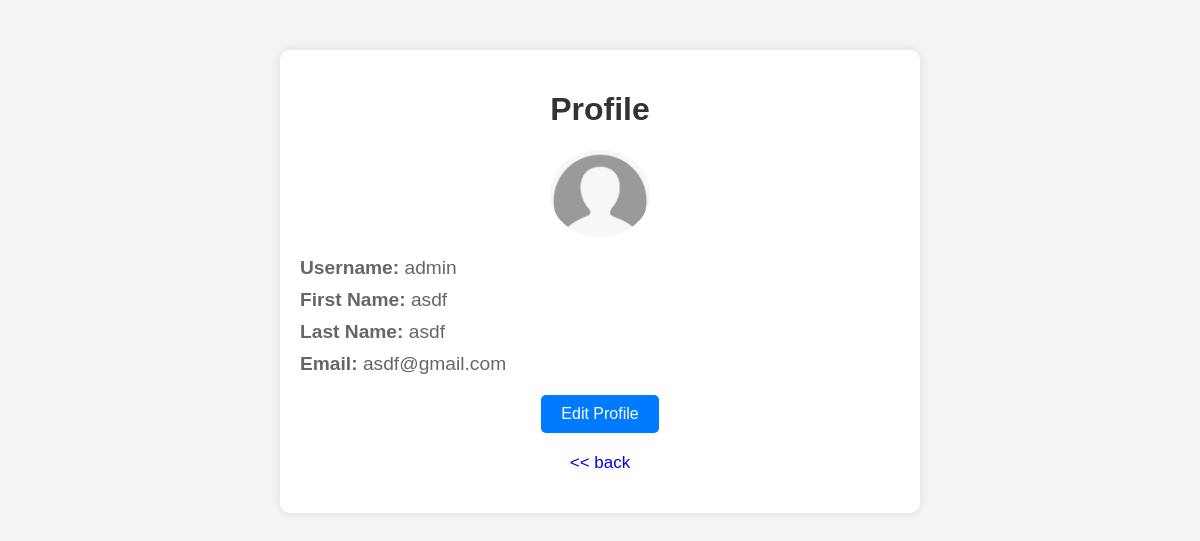
Screenshot of /accounts/profile/ (signed in) with the database file from the repository.
### users/models.py (models this page shows, shortened)
class User(AbstractUser):
    birth_date = models.DateField(null=True, blank=True)
    image = models.ImageField(null=True, blank=True, upload_to='users', default='default/user.png')
    class Meta:
        db_table = 'users'

### users/views.py (the view)
# urls.py: path('profile/', ProfileView.as_view(), name='profile'),
class ProfileView(View):
    def get(self, request):
        return render(request, 'profile/profile.html')

### message/context_processors.py (called while the page is built)
def sidebar_data(request):
    users = User.objects.all()
    groups = Group.objects.all()
    return {
        'users': users,
        'groups': groups
    }

### templates/profile/profile.html (shortened to what this page needs)
<!DOCTYPE html>
<html lang="en">
<head>
</head>
<body>
    {% block content %}
    <div class="container">
        <h1>Profile</h1>
        <img src="{{ user.image.url }}" alt="user-img" width="100px">
        <p><strong>Username:</strong> {{ user.username }}</p>
        <p><strong>First Name:</strong> {{ user.first_name }}</p>
        <p><strong>Last Name:</strong> {{ user.last_name }}</p>
        <p><strong>Email:</strong> {{ user.email }}</p>
        <a href="{% url 'users:edit-profile' %}"><button>Edit Profile</button></a>
        <a class="c-link" href="/"><< back</a>
    </div>
    {% endblock %}
</body>
</html>

### templates/profile/profile.html (style rules this page uses)
body { font-family: Arial, sans-serif; background-color: #f4f4f4; margin: 0; padding: 0; }
.container { width: 80%; max-width: 600px; margin: 50px auto; background: white; padding: 20px; border-radius: 10px; box-shadow: 0 0 10px rgba(0, 0, 0, 0.1); }
h1 { text-align: center; color: #333; }
img { display: block; margin: 0 auto 20px; border-radius: 50%; }
p { font-size: 1.2em; color: #666; margin: 10px 0; }
a { display: block; text-align: center; margin: 20px 0; }
button { background-color: #007BFF; color: white; border: none; padding: 10px 20px; font-size: 1em; border-radius: 5px; cursor: pointer; transition: background-color 0.3s; }
.c-link { text-decoration: none; font-size: 17px; }

### rows the page displays
User: image (placeholder picture), username "admin", first_name "asdf", last_name "asdf", email "asdf@gmail.com"
